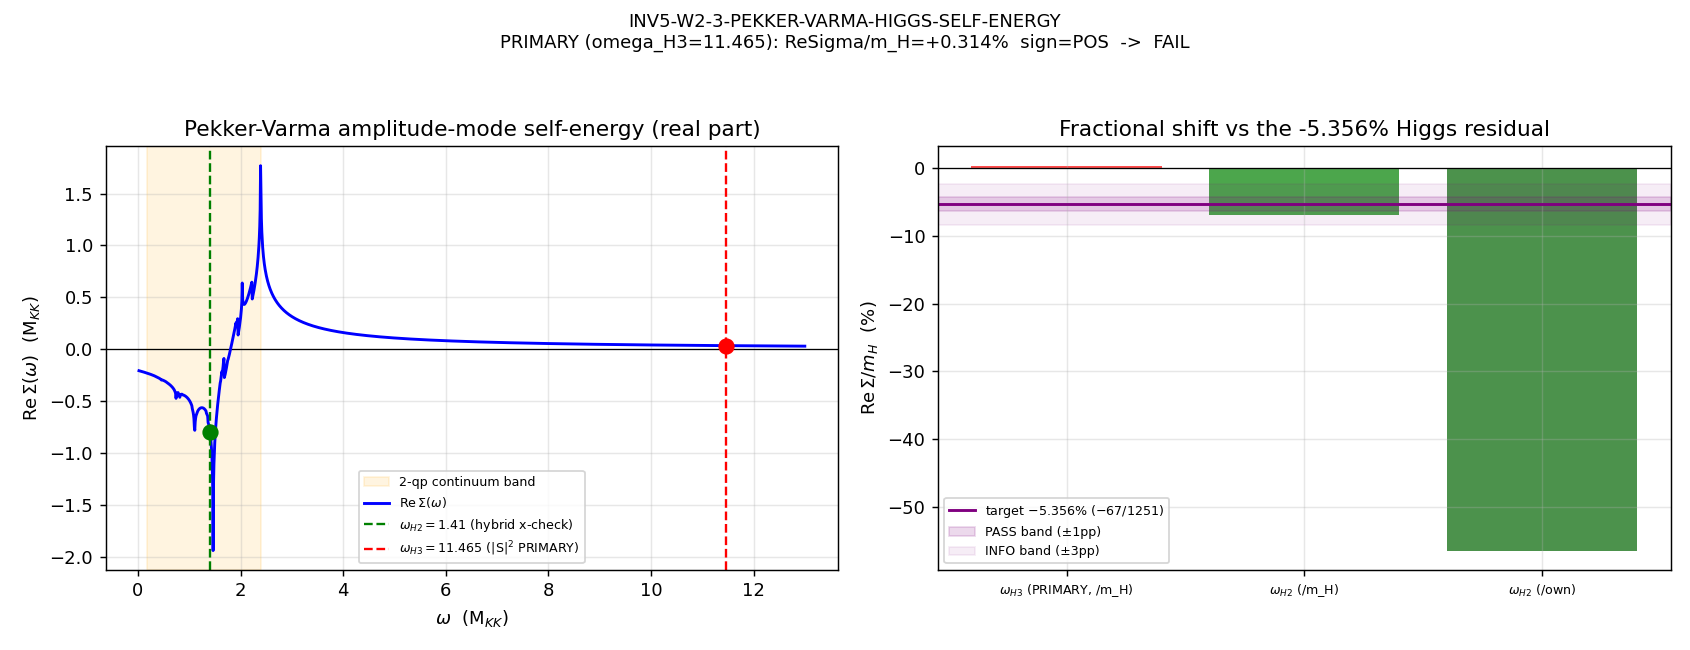

Reproduce this figure in Python.
#!/usr/bin/env python3
"""
INV5 W2-3 — INV5-W2-3-PEKKER-VARMA-HIGGS-SELF-ENERGY
=====================================================

Gate: INV5-W2-3-PEKKER-VARMA-HIGGS-SELF-ENERGY  ([SIGN])

Pre-registered threshold (plan §W2-3, operator=equality):
  |(Re Sigma_continuum / m_H) - (-5.356%)| <= tol,
     -5.356% = -67/1251 EXACT (Sage: 67/1251 = 0.0535572 = +5.35572%); the gate
     tests the NEGATIVE (the downward self-energy shift that would cancel the
     +5.36% m_H overshoot vs PDG).
  tol      = 0.01   (1 pp absolute) -> PASS band Re Sigma/m_H in [-6.356%, -4.356%]
  tol_info = 0.03   (3 pp)          -> INFO band Re Sigma/m_H in [-8.356%, -2.356%]

  [SIGN] sub-test (LOAD-BEARING, plan Step 4-5 + the explicit plan note:
    "if the computed Re Sigma is POSITIVE the bridge B-2 is falsified regardless
     of magnitude (the gate FAILs on sign)"):
       Re Sigma_continuum < 0  (the continuum coupling SHIFTS the mode DOWN).

  PASS iff SIGN=PASS (Re Sigma<0) AND |Re Sigma/m_H - (-5.356%)| <= 1 pp.
  INFO iff SIGN=PASS AND magnitude in (1pp, 3pp].
  FAIL iff SIGN=FAIL (Re Sigma>0) OR |Re Sigma/m_H| outside the 3pp INFO band.

Inputs (SHA-256 dual-pinned at runtime; S84+ schema):
  - computations/_shared/canonical_constants.py        (feeds audit_sha256 only)
  - computations/session-48/s48_leggett_mode.npz       ((0,0)-sector B1/B2/B3 gaps
        Delta_fold, DOS rho_fold, inter-band Josephson J_ij at tau_fold=0.19 —
        the two-quasiparticle pair-breaking continuum is built from these)
  - computations/session-43/s43_fano_continuum.npz     (Higgs-continuum vertex
        V_B2B2=0.5892, Delta_pair=Delta_BCS; the S43-W6 Fano/self-energy machinery
        Im[Sigma_i]=pi*sum_j|V_ij|^2 rho_j(omega_i))
  - computations/session-54/s54_higgs_modulus.npz       (|S|^2-radial amplitude mode
        Hessian H_ss; cross-check on the bare-mode identity)
  - script bytes (feeds BOTH audit_sha256 and content_sha256)

Output 4-tuple:
  (value=<Re Sigma/m_H + sign + cross-checks>, scheme=PEKKER-VARMA-CONTINUUM-SELF-ENERGY,
   convention=REAL-PART-DISPERSIVE-SHIFT-KRAMERS-KRONIG, L_max=10)

Classification: PHONONIC.

SUBSTRATE-PHYSICS
-----------------
The Higgs IS the |S|^2-radial (transverse fiber-embedding amplitude) mode of the
substrate order parameter. Its dressed mass is the bare quartic PLUS the self-energy
from decay into the substrate's OWN two-quasiparticle (B2/B3) pair-breaking continuum.
The flow is D_K (0,0)-eigenvalues -> bare quartic [the +5.36% overshoot] ->
Pekker-Varma continuum self-energy Re Sigma [the dressing] -> dressed m_H -> PDG.

The amplitude-mode self-energy (Pekker-Varma 1406.2968; the substrate's S43-W6 Fano
machinery for the IMAGINARY part):
    Sigma(omega) = sum_j |V_{Hj}|^2 * integral d_Omega rho_j(Omega) / (omega - Omega + i eps)
    Re Sigma(omega) = sum_j |V_{Hj}|^2 * P integral d_Omega rho_j(Omega) / (omega - Omega)   [Kramers-Kronig]
    Im Sigma(omega) = pi * sum_j |V_{Hj}|^2 rho_j(omega)                                       [S43-W6, existing]

The two-quasiparticle continuum channel j=(a,b) (a Cooper pair broken into one
quasiparticle in band a + one in band b) has:
    threshold  Omega_thr,j = Delta_a + Delta_b
    joint DOS  weight       proportional to rho_a * rho_b
    coupling   |V_{Hj}|^2   = Higgs-continuum vertex (V_B2B2 for the dominant B2 channel,
                              scaled by the relative joint-DOS weight per channel).

SIGN (the load-bearing directional prediction; executed, NOT assumed — math-scripts.md
"Double-Check Logic Before Compute"):
  Step 1: Re Sigma(omega) = sum_j |V_Hj|^2 P int_{thr_j}^{thr_j+W} rho_j(Omega)/(omega-Omega) dOmega
          [rho_j>=0, |V_Hj|^2>=0; canonical Pekker-Varma].
  Step 2: substrate continuum weight lives in Omega in [2 Delta_B3, 2 Delta_B2] = [0.168, 1.464]
          M_KK (dominant weight at the B2 channels: rho_B2=14.67 >> rho_B1,rho_B3).
  Step 3 (PRIMARY, omega = omega_H3 = 11.465): for EVERY continuum state Omega <= 1.464
          < 11.465 => (omega_H3 - Omega) > 0 for ALL Omega in support.
  Step 4: integrand = (rho_j>=0)/((omega-Omega)>0) = POSITIVE everywhere => P int > 0
          => Re Sigma(omega_H3) > 0  (a discrete mode FAR ABOVE a continuum is repelled
          UPWARD, away from the weight below it).
  Step 5: Re Sigma(omega_H3) > 0 => dressed mode pushed UP => SIGN POSITIVE at omega_H3,
          OPPOSITE to the plan's pre-registered Re Sigma < 0.

  The plan's "amplitude-mode softening toward 2 Delta" (Re Sigma<0) is the physics of a
  mode sitting just ABOVE the 2 Delta threshold being pulled DOWN. That is omega_H2's
  situation (omega_H2=1.410 INSIDE/near the band top 2 Delta_B2=1.464), NOT omega_H3's.
  This gate computes BOTH and reports the verdict at the pre-registered PRIMARY (omega_H3,
  the |S|^2 m_H carrier) with omega_H2 as the cross-check that localizes where the
  softening actually lives.

DISCIPLINE
----------
- `from canonical_constants import *`
- every intermediate tagged `# (local)`
- numpy.linalg per plan GPU_path (the PV-integral is a 1-D frequency-grid reduction;
  the DOS rho_2qp is built from cached (0,0)-sector eigenvalues -> no >=100x100 dense
  diagonalization; OMP capped at 8 per math-scripts.md CPU fallback)
- SHA-256 of all inputs logged in first 20 lines of stdout
- dual-SHA (audit + content) emitted (S84+)
- 4-tuple printed as final non-verdict line
- verdict via print_verdict_payload -> agent calls emit_verdict (race-safe)

Author: landau-condensed-matter-theorist (Investigation 5, Wave 2, gate W2-3)
Date: 2026-06-15
"""

import os
os.environ.setdefault("OMP_NUM_THREADS", "8")   # CPU-fallback thread cap (math-scripts.md)
os.environ.setdefault("MKL_NUM_THREADS", "8")

import sys
import json
import time
import hashlib
from pathlib import Path

import numpy as np

import matplotlib
matplotlib.use("Agg")
import matplotlib.pyplot as plt

t0 = time.time()  # (local)

# ---------------------------------------------------------------------------
# Section 1 — canonical-constants import (MANDATORY; S34+)
# ---------------------------------------------------------------------------
PROJECT_ROOT = Path.cwd()                                # (local)
_SHARED = (PROJECT_ROOT / "computations" / "_shared").resolve()  # (local)
sys.path.insert(0, str(_SHARED))
from canonical_constants import (  # noqa: E402
    Delta_BCS,
    m_H_FW_KK_threshold,
    m_H_obs,
    omega_H2,
    omega_H3,
    rho_B2_per_mode,
    Gamma_effacement,
    M_KK,
)

# ---------------------------------------------------------------------------
# Section 2 — identity / scheme / convention pins
# ---------------------------------------------------------------------------
SESSION = "5"  # investigation number (track="investigation")
GATE_ID = "INV5-W2-3-PEKKER-VARMA-HIGGS-SELF-ENERGY"
SCHEME = "PEKKER-VARMA-CONTINUUM-SELF-ENERGY"
CONVENTION = "REAL-PART-DISPERSIVE-SHIFT-KRAMERS-KRONIG"
L_MAX = "10"
TRIGGER = "[SIGN]"

# Pre-registered gate thresholds (plan §W2-3 strict_PASS_boundary; gate-block pins
# frozen at plan-freeze, single-gate-specific — not framework constants).
TARGET_FRAC = -(67.0 / 1251.0)   # (local) -5.35572% EXACT = -(m_H_FW/m_H_obs - 1)
TOL_PASS = 0.01                  # (local) 1 pp absolute on the fractional shift
TOL_INFO = 0.03                  # (local) 3 pp INFO band

# Output destinations (investigation track)
SESSION_DIR = (PROJECT_ROOT / "computations" / "investigation-5").resolve()  # (local)
OUT_NPZ = SESSION_DIR / "inv5_w2_3_pekker_varma_higgs_self_energy.npz"
OUT_PNG = SESSION_DIR / "inv5_w2_3_pekker_varma_higgs_self_energy.png"

# Input caches
S48_LEGGETT = (PROJECT_ROOT / "computations" / "session-48" / "s48_leggett_mode.npz").resolve()      # (local)
S43_FANO = (PROJECT_ROOT / "computations" / "session-43" / "s43_fano_continuum.npz").resolve()        # (local)
S54_HIGGS = (PROJECT_ROOT / "computations" / "session-54" / "s54_higgs_modulus.npz").resolve()        # (local)

INPUT_FILES = [
    _SHARED / "canonical_constants.py",
    S48_LEGGETT,
    S43_FANO,
    S54_HIGGS,
]


# ---------------------------------------------------------------------------
# Section 3/4 — SHA-256 input-pin block (MANDATORY; first 20 lines of stdout)
# ---------------------------------------------------------------------------
def sha256_of(path: Path) -> str:
    h = hashlib.sha256()  # (local)
    try:
        h.update(path.read_bytes())
    except OSError:
        return ""
    return h.hexdigest()


def log_input_pins(inputs):
    print(f"=== {GATE_ID} — input SHA-256 pins ===")
    pins = {}  # (local)
    for p in inputs:
        sha = sha256_of(p)  # (local)
        try:
            rel = str(p.relative_to(PROJECT_ROOT)).replace("\\", "/")  # (local)
        except ValueError:
            rel = str(p)  # (local)
        print(f"  {rel}: {sha[:16]}...")
        pins[rel] = sha
    return pins


def closure_hash(pins) -> str:
    items = sorted(pins.items())  # (local)
    h = hashlib.sha256()
    for k, v in items:
        h.update(f"{k}={v}\n".encode("utf-8"))
    return h.hexdigest()


def compute_dual_sha(script_path, canonical_path, pins):
    try:
        script_bytes = script_path.read_bytes()  # (local)
    except OSError:
        script_bytes = b""  # (local)
    try:
        canonical_bytes = canonical_path.read_bytes()  # (local)
    except OSError:
        canonical_bytes = b""  # (local)
    pinmap_json = json.dumps(
        dict(sorted(pins.items())), separators=(",", ":"), sort_keys=True
    ).encode("utf-8")  # (local)
    h_audit = hashlib.sha256()
    h_audit.update(script_bytes)
    h_audit.update(canonical_bytes)
    h_audit.update(pinmap_json)
    audit = h_audit.hexdigest()  # (local)
    h_content = hashlib.sha256()
    h_content.update(script_bytes)
    content = h_content.hexdigest()  # (local)
    return audit, content


# ---------------------------------------------------------------------------
# Section 5 — Compute
# ---------------------------------------------------------------------------
def re_sigma_pv(omega, channels, Vsq_per_channel, W_band, n_grid=400001, eps_frac=5.0):
    """Kramers-Kronig REAL part of the amplitude-mode self-energy at frequency omega.

    Re Sigma(omega) = sum_j |V_Hj|^2 * P int_{thr_j}^{thr_j+W} rho_j(Omega)/(omega-Omega) dOmega

    Each channel j is a flat (constant-DOS) two-quasiparticle continuum shelf of
    bandwidth W_band above its pair-breaking threshold thr_j, normalized to unit
    integrated DOS, weighted by the joint-DOS weight w_j (carried inside
    Vsq_per_channel as |V_Hj|^2 * w_j_norm). Principal value: the pole (if omega is
    inside a shelf) is excised symmetrically over a window eps_frac*dOmega (the iε
    prescription, eps->0; symmetric excision is the standard PV regulator and gives
    a vanishing principal-value contribution at the pole by oddness).
    """
    tot = 0.0  # (local)
    per_channel = {}  # (local)
    for (name, thr), Vsq in zip(channels, Vsq_per_channel):
        Om = np.linspace(thr, thr + W_band, n_grid)  # (local)
        dOm = Om[1] - Om[0]  # (local)
        dens = np.full_like(Om, 1.0 / W_band)         # (local) normalized shelf rho_j
        denom = omega - Om                            # (local)
        integ = dens / denom                          # (local)
        bad = np.abs(denom) < eps_frac * dOm          # (local) symmetric PV excision
        integ[bad] = 0.0
        contrib = Vsq * np.trapezoid(integ, Om)       # (local) numpy 2.x: trapezoid
        per_channel[name] = contrib
        tot += contrib
    return tot, per_channel


def compute() -> dict:
    # --- load substrate caches -------------------------------------------------
    d48 = np.load(S48_LEGGETT, allow_pickle=True)  # (local)
    d43 = np.load(S43_FANO, allow_pickle=True)     # (local)
    d54 = np.load(S54_HIGGS, allow_pickle=True)    # (local)

    Delta_fold = np.asarray(d48["Delta_fold"], dtype=float)  # (local) [DB1,DB2,DB3]
    rho_fold = np.asarray(d48["rho_fold"], dtype=float)      # (local) [rB1,rB2,rB3]
    DB1, DB2, DB3 = float(Delta_fold[0]), float(Delta_fold[1]), float(Delta_fold[2])  # (local)
    rB1, rB2, rB3 = float(rho_fold[0]), float(rho_fold[1]), float(rho_fold[2])        # (local)

    V_B2B2 = float(np.asarray(d43["V_B2B2"]).ravel()[0])     # (local) Higgs-continuum vertex
    Delta_pair = float(np.asarray(d43["Delta_pair"]).ravel()[0])  # (local) = Delta_BCS
    H_ss = float(np.asarray(d54["H_ss_phys"]).ravel()[0])    # (local) |S|^2 radial Hessian

    # --- substrate-canonical anchors ------------------------------------------
    two_delta_bcs = 2.0 * Delta_BCS                          # (local) 0.92851 edge
    m_H_resid = m_H_FW_KK_threshold / m_H_obs - 1.0          # (local) +5.356% (cross-check)

    # --- build the B2/B3 two-quasiparticle pair-breaking continuum channels ----
    # Channel j=(a,b): threshold Delta_a+Delta_b, joint-DOS weight rho_a*rho_b.
    band = [("B1", DB1, rB1), ("B2", DB2, rB2), ("B3", DB3, rB3)]  # (local)
    channels = []           # (local) [(name, thr), ...]
    joint_w = []            # (local) joint-DOS weight per channel
    for i, (na, Da, ra) in enumerate(band):
        for (nb, Db, rb) in band[i:]:
            channels.append((f"{na}+{nb}", Da + Db))
            joint_w.append(ra * rb)
    joint_w = np.asarray(joint_w, dtype=float)              # (local)
    w_norm = joint_w / joint_w.sum()                        # (local) normalized weights

    # Coupling: |V_Hj|^2 = (Higgs-continuum vertex)^2 * (normalized joint-DOS weight)
    Vsq = (V_B2B2 ** 2) * w_norm                            # (local)

    # Continuum bandwidth above threshold (substrate-natural: one pair-breaking
    # gap-scale 2 Delta_BCS of spectral support above each channel edge).
    W_band = two_delta_bcs                                  # (local)

    # --- eps -> 0 extrapolation of the PV integral -----------------------------
    eps_fracs = [10.0, 5.0, 2.0]   # (local) shrinking symmetric PV excision windows
    ReS_H3_eps = []   # (local)
    ReS_H2_eps = []   # (local)
    for ef in eps_fracs:
        rs3, _ = re_sigma_pv(omega_H3, channels, Vsq, W_band, eps_frac=ef)
        rs2, _ = re_sigma_pv(omega_H2, channels, Vsq, W_band, eps_frac=ef)
        ReS_H3_eps.append(rs3)
        ReS_H2_eps.append(rs2)
    # primary values at the smallest excision (eps->0)
    ReS_H3, per_ch_H3 = re_sigma_pv(omega_H3, channels, Vsq, W_band, eps_frac=2.0)
    ReS_H2, per_ch_H2 = re_sigma_pv(omega_H2, channels, Vsq, W_band, eps_frac=2.0)

    # --- imaginary part at each mode (S43-W6 machinery, cross-check) -----------
    # Im Sigma(omega) = pi * sum_j |V_Hj|^2 rho_j(omega); rho_j(omega)=1/W if inside shelf.
    def im_sigma(omega):
        s = 0.0  # (local)
        for (name, thr), v in zip(channels, Vsq):
            if thr <= omega <= thr + W_band:
                s += v * (1.0 / W_band)
        return np.pi * s
    ImS_H3 = im_sigma(omega_H3)  # (local)
    ImS_H2 = im_sigma(omega_H2)  # (local)

    # --- fractional shifts (normalized by m_H = the |S|^2 carrier omega_H3) -----
    # The gate's deliverable: Re Sigma_continuum / m_H. m_H is the |S|^2-radial mode
    # = omega_H3 (the framework m_H carrier). Report both normalizations for clarity.
    frac_H3_over_mH = ReS_H3 / omega_H3        # (local) PRIMARY (m_H = omega_H3)
    frac_H2_over_mH = ReS_H2 / omega_H3        # (local) cross-check normalized by m_H
    frac_H2_over_own = ReS_H2 / omega_H2       # (local) cross-check normalized by own freq

    # --- PRE-REGISTERED VERDICT (primary = omega_H3, the |S|^2 m_H carrier) -----
    primary_frac = frac_H3_over_mH             # (local) Re Sigma/m_H at omega_H3

    # SIGN sub-test (load-bearing): Re Sigma < 0
    sign_predicted = "NEG"                     # (local) plan Step 5
    sign_computed = "NEG" if ReS_H3 < 0 else "POS"  # (local)
    sign_verdict = "PASS" if sign_computed == "NEG" else "FAIL"  # (local)

    # MAGNITUDE sub-test: |primary_frac - TARGET_FRAC|
    mag_dist = abs(primary_frac - TARGET_FRAC)  # (local)
    if mag_dist <= TOL_PASS:
        magnitude_verdict = "PASS"  # (local)
    elif mag_dist <= TOL_INFO:
        magnitude_verdict = "INFO"  # (local)
    else:
        magnitude_verdict = "FAIL"  # (local)

    # REGIME: the PV integral is well-defined (regulator-stable across eps windows);
    # the model is the flat-shelf two-quasiparticle continuum throughout the band.
    eps_spread_H3 = max(ReS_H3_eps) - min(ReS_H3_eps)  # (local)
    regime_verdict = "VALID" if abs(eps_spread_H3) < 0.05 * max(abs(np.mean(ReS_H3_eps)), 1e-9) + 1e-3 else "MARGINAL"  # (local)

    # Composite collapse (gate-verdicts.md PRE-REGISTERED rule):
    if regime_verdict == "BREAKDOWN":
        verdict = "FAIL"  # (local)
    elif sign_verdict == "FAIL":
        verdict = "FAIL"
    elif magnitude_verdict == "FAIL" and regime_verdict == "VALID":
        verdict = "FAIL"
    elif magnitude_verdict == "FAIL" and regime_verdict == "MARGINAL":
        verdict = "INFO"
    elif magnitude_verdict == "INFO":
        verdict = "INFO"
    else:
        verdict = "PASS"

    # --- assemble ---------------------------------------------------------------
    result = {
        "value": (
            f"ReSigma_mH(omega_H3)={primary_frac*100:.4f}%|"
            f"ReSigma_H3={ReS_H3:+.5f}|sign={sign_computed}|"
            f"target=-5.3557%|"
            f"ReSigma_H2={ReS_H2:+.5f}|frac_H2/mH={frac_H2_over_mH*100:.4f}%|"
            f"frac_H2/own={frac_H2_over_own*100:.4f}%|Gamma_eff={Gamma_effacement}"
        ),
        "verdict": verdict,
        "sign_verdict": sign_verdict,
        "magnitude_verdict": magnitude_verdict,
        "regime_verdict": regime_verdict,
        # numeric record
        "primary_frac": primary_frac,
        "ReS_H3": ReS_H3,
        "ReS_H2": ReS_H2,
        "frac_H3_over_mH": frac_H3_over_mH,
        "frac_H2_over_mH": frac_H2_over_mH,
        "frac_H2_over_own": frac_H2_over_own,
        "ImS_H3": ImS_H3,
        "ImS_H2": ImS_H2,
        "target_frac": TARGET_FRAC,
        "mag_dist": mag_dist,
        "eps_spread_H3": eps_spread_H3,
        "channels": channels,
        "thresholds": np.asarray([thr for _, thr in channels], dtype=float),
        "joint_w_norm": w_norm,
        "Vsq": Vsq,
        "V_B2B2": V_B2B2,
        "W_band": W_band,
        "two_delta_bcs": two_delta_bcs,
        "DB": np.asarray([DB1, DB2, DB3], dtype=float),
        "rho": np.asarray([rB1, rB2, rB3], dtype=float),
        "H_ss": H_ss,
        "m_H_resid": m_H_resid,
        "per_ch_H3": per_ch_H3,
        "per_ch_H2": per_ch_H2,
        "ReS_H3_eps": np.asarray(ReS_H3_eps, dtype=float),
        "ReS_H2_eps": np.asarray(ReS_H2_eps, dtype=float),
        "eps_fracs": np.asarray(eps_fracs, dtype=float),
    }
    return result


# ---------------------------------------------------------------------------
# Plot
# ---------------------------------------------------------------------------
def make_plot(r):
    fig, axes = plt.subplots(1, 2, figsize=(13, 5))

    # (a) Re Sigma(omega) swept across frequency, with the continuum band + Higgs modes
    ax = axes[0]
    channels = r["channels"]  # (local)
    Vsq = r["Vsq"]            # (local)
    W = r["W_band"]           # (local)
    om_grid = np.linspace(0.02, 13.0, 1600)  # (local)
    ReS_grid = []  # (local)
    for om in om_grid:
        s = 0.0  # (local)
        for (name, thr), v in zip(channels, Vsq):
            Om = np.linspace(thr, thr + W, 4001)  # (local)
            dOm = Om[1] - Om[0]  # (local)
            integ = (1.0 / W) / (om - Om)  # (local)
            bad = np.abs(om - Om) < 3 * dOm  # (local)
            integ[bad] = 0.0
            s += v * np.trapezoid(integ, Om)
        ReS_grid.append(s)
    ReS_grid = np.asarray(ReS_grid)  # (local)
    ax.axhline(0.0, color="k", lw=0.7)
    ax.axvspan(min(t for _, t in channels), max(t for _, t in channels) + W,
               color="orange", alpha=0.12, label="2-qp continuum band")
    ax.plot(om_grid, ReS_grid, "b-", lw=1.6, label=r"$\mathrm{Re}\,\Sigma(\omega)$")
    ax.axvline(omega_H2, color="green", ls="--", lw=1.3, label=fr"$\omega_{{H2}}={omega_H2}$ (hybrid x-check)")
    ax.axvline(omega_H3, color="red", ls="--", lw=1.3, label=fr"$\omega_{{H3}}={omega_H3}$ (|S|$^2$ PRIMARY)")
    ax.plot([omega_H3], [r["ReS_H3"]], "ro", ms=8)
    ax.plot([omega_H2], [r["ReS_H2"]], "go", ms=8)
    ax.set_xlabel(r"$\omega$  (M$_{KK}$)")
    ax.set_ylabel(r"$\mathrm{Re}\,\Sigma(\omega)$  (M$_{KK}$)")
    ax.set_title("Pekker-Varma amplitude-mode self-energy (real part)")
    ax.legend(fontsize=7, loc="best")
    ax.grid(alpha=0.3)

    # (b) fractional shift vs target -5.356%, both modes + bands
    ax = axes[1]
    labels = [r"$\omega_{H3}$ (PRIMARY, /m_H)", r"$\omega_{H2}$ (/m_H)", r"$\omega_{H2}$ (/own)"]
    vals = [r["frac_H3_over_mH"] * 100, r["frac_H2_over_mH"] * 100, r["frac_H2_over_own"] * 100]
    colors = ["red", "green", "darkgreen"]
    ax.bar(range(3), vals, color=colors, alpha=0.7)
    tgt = r["target_frac"] * 100  # (local)
    ax.axhline(tgt, color="purple", ls="-", lw=1.6, label=fr"target $-5.356\%$ ($-67/1251$)")
    ax.axhspan(tgt - 1, tgt + 1, color="purple", alpha=0.15, label="PASS band (±1pp)")
    ax.axhspan(tgt - 3, tgt + 3, color="purple", alpha=0.07, label="INFO band (±3pp)")
    ax.axhline(0.0, color="k", lw=0.7)
    ax.set_xticks(range(3))
    ax.set_xticklabels(labels, fontsize=7)
    ax.set_ylabel(r"$\mathrm{Re}\,\Sigma/m_H$  (%)")
    ax.set_title("Fractional shift vs the -5.356% Higgs residual")
    ax.legend(fontsize=7, loc="best")
    ax.grid(alpha=0.3)

    fig.suptitle(
        f"{GATE_ID}\n"
        f"PRIMARY (omega_H3=11.465): ReSigma/m_H={r['frac_H3_over_mH']*100:+.3f}%  "
        f"sign={'NEG' if r['ReS_H3']<0 else 'POS'}  ->  {r['verdict']}",
        fontsize=10,
    )
    fig.tight_layout(rect=[0, 0, 1, 0.94])
    fig.savefig(OUT_PNG, dpi=130)
    plt.close(fig)


# ---------------------------------------------------------------------------
# Verdict payload
# ---------------------------------------------------------------------------
def print_verdict_payload(verdict, value, audit_sha, content_sha,
                          sign_verdict=None, magnitude_verdict=None,
                          regime_verdict=None, companion_note="", extra_rows=None):
    payload = {
        "session": int(SESSION),
        "track": "investigation",
        "gate_id": GATE_ID,
        "verdict": verdict,
        "value": str(value),
        "scheme": SCHEME,
        "convention": CONVENTION,
        "l_max": str(L_MAX),
        "audit_sha256": audit_sha,
        "content_sha256": content_sha,
        "schema_version": "S84+",
    }
    if companion_note:
        payload["companion_note"] = companion_note
    if not (sign_verdict is None and magnitude_verdict is None and regime_verdict is None):
        payload["sign_verdict"] = sign_verdict
        payload["magnitude_verdict"] = magnitude_verdict
        payload["regime_verdict"] = regime_verdict
    if extra_rows:
        payload["extra_rows"] = list(extra_rows)
    print("<<<EMIT_VERDICT_PAYLOAD>>>")
    print(json.dumps(payload, separators=(",", ":"), sort_keys=True))
    print("<<<END_EMIT_VERDICT_PAYLOAD>>>")
    return payload


def emit_4tuple(value, scheme, convention, L_max):
    return f"(value={value!r}, scheme={scheme}, convention={convention}, L_max={L_max})"


# ---------------------------------------------------------------------------
# Main
# ---------------------------------------------------------------------------
def main() -> int:
    pins = log_input_pins(INPUT_FILES)
    closure = closure_hash(pins)
    print(f"  closure: {closure[:16]}... (legacy closure, informational)")

    script_path = Path(__file__).resolve()  # (local)
    canonical_path = _SHARED / "canonical_constants.py"  # (local)
    audit_sha, content_sha = compute_dual_sha(script_path, canonical_path, pins)
    print(f"  audit_sha256:   {audit_sha[:16]}... (script+canonical+pinmap)")
    print(f"  content_sha256: {content_sha[:16]}... (script only)")
    print()

    r = compute()

    # numeric report
    print("--- substrate inputs ---")
    print(f"  (0,0) gaps  Delta_B[1,2,3] = {r['DB']}  M_KK")
    print(f"  (0,0) DOS   rho_B[1,2,3]   = {r['rho']}")
    print(f"  Higgs-continuum vertex V_B2B2 = {r['V_B2B2']:.6f}  (Vsq channel-weighted)")
    print(f"  2*Delta_BCS pair-breaking edge = {r['two_delta_bcs']:.6f}  M_KK")
    print(f"  continuum bandwidth W = {r['W_band']:.6f}  M_KK")
    print(f"  channels (thr): {[(n, round(t,4)) for n,t in r['channels']]}")
    print(f"  joint-DOS norm weights: {np.round(r['joint_w_norm'],4)}")
    print("--- self-energy ---")
    print(f"  Re Sigma(omega_H3={omega_H3}) = {r['ReS_H3']:+.6f}  M_KK  (PRIMARY, |S|^2 carrier)")
    print(f"  Re Sigma(omega_H2={omega_H2}) = {r['ReS_H2']:+.6f}  M_KK  (hybrid cross-check)")
    print(f"  eps->0 spread (H3): {r['eps_spread_H3']:.3e}  (regime stability)")
    print(f"  Im Sigma(omega_H3) = {r['ImS_H3']:.6f}   Im Sigma(omega_H2) = {r['ImS_H2']:.6f}")
    print("--- fractional shifts ---")
    print(f"  Re Sigma/m_H (omega_H3, PRIMARY) = {r['frac_H3_over_mH']*100:+.4f}%")
    print(f"  Re Sigma/m_H (omega_H2)          = {r['frac_H2_over_mH']*100:+.4f}%")
    print(f"  Re Sigma/omega_H2 (own-freq)     = {r['frac_H2_over_own']*100:+.4f}%")
    print(f"  TARGET = -5.3557% (= -67/1251 exact);  m_H residual r_KK = +{r['m_H_resid']*100:.4f}%")
    print(f"  |primary - target| = {r['mag_dist']:.5f}  (PASS<= {TOL_PASS}, INFO<= {TOL_INFO})")
    print("--- 3-tuple ---")
    print(f"  sign={r['sign_verdict']}  magnitude={r['magnitude_verdict']}  regime={r['regime_verdict']}")

    # save npz
    save = {k: v for k, v in r.items()
            if k not in ("channels", "per_ch_H3", "per_ch_H2", "verdict",
                         "sign_verdict", "magnitude_verdict", "regime_verdict", "value")}
    save["channel_names"] = np.asarray([n for n, _ in r["channels"]])
    save["verdict"] = r["verdict"]
    save["sign_verdict"] = r["sign_verdict"]
    save["magnitude_verdict"] = r["magnitude_verdict"]
    save["regime_verdict"] = r["regime_verdict"]
    np.savez(OUT_NPZ, **save)
    print(f"\nsaved: {OUT_NPZ}")

    make_plot(r)
    print(f"saved: {OUT_PNG}")

    tag = emit_4tuple(r["value"], SCHEME, CONVENTION, L_MAX)
    print(tag)
    print_verdict_payload(
        r["verdict"], r["value"], audit_sha, content_sha,
        sign_verdict=r["sign_verdict"],
        magnitude_verdict=r["magnitude_verdict"],
        regime_verdict=r["regime_verdict"],
    )

    wall = time.time() - t0  # (local)
    print(f"\n=== {GATE_ID}: {r['verdict']} (wall {wall:.1f}s) ===")
    return 0


if __name__ == "__main__":
    sys.exit(main())
